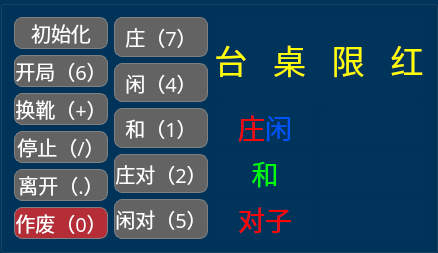
       <widget class="QGroupBox" name="groupBox">
        <property name="styleSheet">
         <string notr="true">background-color: rgb(0, 52, 91);</string>
        </property>
        <property name="title">
         <string/>
        </property>
        <layout class="QHBoxLayout" name="horizontalLayout_2" stretch="6,1,1,1">
         <item>
          <layout class="QGridLayout" name="gridLayout_2">
           <property name="spacing">
            <number>2</number>
           </property>
          </layout>
         </item>
         <item>
          <layout class="QVBoxLayout" name="verticalLayout_2">
           <item>
            <widget class="QPushButton" name="pu_init">
             <property name="enabled">
              <bool>false</bool>
             </property>
             <property name="maximumSize">
              <size>
               <width>119</width>
               <height>50</height>
              </size>
             </property>
             <property name="font">
              <font>
               <family>方正粗黑宋简体</family>
               <pointsize>15</pointsize>
              </font>
             </property>
             <property name="acceptDrops">
              <bool>true</bool>
             </property>
             <property name="styleSheet">
              <string notr="true">QPushButton{color: rgb(255, 255, 255);background:rgb(180, 45, 55);border:1px solid grey; border-radius: 8px;}
QPushButton:hover{border-color:rgb(139,170,105)}
QPushButton:pressed{border-color:gray;background-color: rgb(114, 58, 62);}
QPushButton:disabled{border-color:gray;background-color: rgb(99, 99, 99);
}</string>
             </property>
             <property name="text">
              <string>初始化</string>
             </property>
            </widget>
           </item>
           <item>
            <widget class="QPushButton" name="pu_start">
             <property name="enabled">
              <bool>false</bool>
             </property>
             <property name="maximumSize">
              <size>
               <width>119</width>
               <height>50</height>
              </size>
             </property>
             <property name="font">
              <font>
               <family>方正粗黑宋简体</family>
               <pointsize>15</pointsize>
              </font>
             </property>
             <property name="acceptDrops">
              <bool>true</bool>
             </property>
             <property name="styleSheet">
              <string notr="true">QPushButton{color: rgb(255, 255, 255);background:rgb(180, 45, 55);border:1px solid grey; border-radius: 8px;}
QPushButton:hover{border-color:rgb(139,170,105)}
QPushButton:pressed{border-color:gray;background-color: rgb(114, 58, 62);}
QPushButton:disabled{border-color:gray;background-color: rgb(99, 99, 99);
}</string>
             </property>
             <property name="text">
              <string>开局（6）</string>
             </property>
            </widget>
           </item>
           <item>
            <widget class="QPushButton" name="pu_changeXue">
             <property name="enabled">
              <bool>false</bool>
             </property>
             <property name="maximumSize">
              <size>
               <width>119</width>
               <height>50</height>
              </size>
             </property>
             <property name="font">
              <font>
               <family>方正粗黑宋简体</family>
               <pointsize>15</pointsize>
              </font>
             </property>
             <property name="styleSheet">
              <string notr="true">QPushButton{color: rgb(255, 255, 255);background:rgb(180, 45, 55);border:1px solid grey; border-radius: 8px;}
QPushButton:hover{border-color:rgb(139,170,105)}
QPushButton:pressed{border-color:gray;background-color: rgb(114, 58, 62);}
QPushButton:disabled{border-color:gray;background-color: rgb(99, 99, 99);
}</string>
             </property>
             <property name="text">
              <string>换靴（+）</string>
             </property>
            </widget>
           </item>
           <item>
            <widget class="QPushButton" name="pu_stop">
             <property name="enabled">
              <bool>false</bool>
             </property>
             <property name="maximumSize">
              <size>
               <width>119</width>
               <height>50</height>
              </size>
             </property>
             <property name="font">
              <font>
               <family>方正粗黑宋简体</family>
               <pointsize>15</pointsize>
              </font>
             </property>
             <property name="styleSheet">
              <string notr="true">QPushButton{color: rgb(255, 255, 255);background:rgb(180, 45, 55);border:1px solid grey; border-radius: 8px;}
QPushButton:hover{border-color:rgb(139,170,105)}
QPushButton:pressed{border-color:gray;background-color: rgb(114, 58, 62);}
QPushButton:disabled{border-color:gray;background-color: rgb(99, 99, 99);
}</string>
             </property>
             <property name="text">
              <string>停止（/）</string>
             </property>
            </widget>
           </item>
           <item>
            <widget class="QPushButton" name="pu_leave">
             <property name="enabled">
              <bool>false</bool>
             </property>
             <property name="maximumSize">
              <size>
               <width>119</width>
               <height>50</height>
              </size>
             </property>
             <property name="font">
              <font>
               <family>方正粗黑宋简体</family>
               <pointsize>15</pointsize>
              </font>
             </property>
             <property name="styleSheet">
              <string notr="true">QPushButton{color: rgb(255, 255, 255);background:rgb(180, 45, 55);border:1px solid grey; border-radius: 8px;}
QPushButton:hover{border-color:rgb(139,170,105)}
QPushButton:pressed{border-color:gray;background-color: rgb(114, 58, 62);}
QPushButton:disabled{border-color:gray;background-color: rgb(99, 99, 99);
}</string>
             </property>
             <property name="text">
              <string>离开（.）</string>
             </property>
            </widget>
           </item>
           <item>
            <widget class="QPushButton" name="pu_useless">
             <property name="enabled">
              <bool>true</bool>
             </property>
             <property name="maximumSize">
              <size>
               <width>119</width>
               <height>50</height>
              </size>
             </property>
             <property name="font">
              <font>
               <family>方正粗黑宋简体</family>
               <pointsize>15</pointsize>
              </font>
             </property>
             <property name="styleSheet">
              <string notr="true">QPushButton{color: rgb(255, 255, 255);background:rgb(180, 45, 55);border:1px solid grey; border-radius: 8px;}
QPushButton:hover{border-color:rgb(139,170,105)}
QPushButton:pressed{border-color:gray;background-color: rgb(114, 58, 62);}
QPushButton:disabled{border-color:gray;background-color: rgb(99, 99, 99);
}</string>
             </property>
             <property name="text">
              <string>作废（0）</string>
             </property>
            </widget>
           </item>
          </layout>
         </item>
         <item>
          <layout class="QVBoxLayout" name="verticalLayout_3">
           <item>
            <widget class="QPushButton" name="pu_zhuang">
             <property name="enabled">
              <bool>false</bool>
             </property>
             <property name="maximumSize">
              <size>
               <width>119</width>
               <height>50</height>
              </size>
             </property>
             <property name="font">
              <font>
               <family>方正粗黑宋简体</family>
               <pointsize>15</pointsize>
              </font>
             </property>
             <property name="styleSheet">
              <string notr="true">QPushButton{color: rgb(255, 255, 255);background:rgb(180, 45, 55);border:1px solid grey; border-radius: 8px;}
QPushButton:hover{border-color:rgb(139,170,105)}
QPushButton:pressed{border-color:gray;background-color: rgb(114, 58, 62);}
QPushButton:disabled{border-color:gray;background-color: rgb(99, 99, 99);
}</string>
             </property>
             <property name="text">
              <string>庄（7）</string>
             </property>
            </widget>
           </item>
           <item>
            <widget class="QPushButton" name="pu_xian">
             <property name="enabled">
              <bool>false</bool>
             </property>
             <property name="maximumSize">
              <size>
               <width>119</width>
               <height>50</height>
              </size>
             </property>
             <property name="palette">
              <palette>
               <active>
                <colorrole role="WindowText">
                 <brush brushstyle="SolidPattern">
                  <color alpha="255">
                   <red>255</red>
                   <green>255</green>
                   <blue>255</blue>
                  </color>
                 </brush>
                </colorrole>
                <colorrole role="Button">
                 <brush brushstyle="SolidPattern">
                  <color alpha="255">
                   <red>50</red>
                   <green>73</green>
                   <blue>138</blue>
                  </color>
                 </brush>
                </colorrole>
                <colorrole role="Text">
                 <brush brushstyle="SolidPattern">
                  <color alpha="255">
                   <red>255</red>
                   <green>255</green>
                   <blue>255</blue>
                  </color>
                 </brush>
                </colorrole>
                <colorrole role="ButtonText">
                 <brush brushstyle="SolidPattern">
                  <color alpha="255">
                   <red>255</red>
                   <green>255</green>
                   <blue>255</blue>
                  </color>
                 </brush>
                </colorrole>
                <colorrole role="Base">
                 <brush brushstyle="SolidPattern">
                  <color alpha="255">
                   <red>50</red>
                   <green>73</green>
                   <blue>138</blue>
                  </color>
                 </brush>
                </colorrole>
                <colorrole role="Window">
                 <brush brushstyle="SolidPattern">
                  <color alpha="255">
                   <red>50</red>
                   <green>73</green>
                   <blue>138</blue>
                  </color>
                 </brush>
                </colorrole>
                <colorrole role="PlaceholderText">
                 <brush brushstyle="NoBrush">
                  <color alpha="128">
                   <red>255</red>
                   <green>255</green>
                   <blue>255</blue>
                  </color>
                 </brush>
                </colorrole>
               </active>
               <inactive>
                <colorrole role="WindowText">
                 <brush brushstyle="SolidPattern">
                  <color alpha="255">
                   <red>255</red>
                   <green>255</green>
                   <blue>255</blue>
                  </color>
                 </brush>
                </colorrole>
                <colorrole role="Button">
                 <brush brushstyle="SolidPattern">
                  <color alpha="255">
                   <red>50</red>
                   <green>73</green>
                   <blue>138</blue>
                  </color>
                 </brush>
                </colorrole>
                <colorrole role="Text">
                 <brush brushstyle="SolidPattern">
                  <color alpha="255">
                   <red>255</red>
                   <green>255</green>
                   <blue>255</blue>
                  </color>
                 </brush>
                </colorrole>
                <colorrole role="ButtonText">
                 <brush brushstyle="SolidPattern">
                  <color alpha="255">
                   <red>255</red>
                   <green>255</green>
                   <blue>255</blue>
                  </color>
                 </brush>
                </colorrole>
                <colorrole role="Base">
                 <brush brushstyle="SolidPattern">
                  <color alpha="255">
                   <red>50</red>
                   <green>73</green>
                   <blue>138</blue>
                  </color>
                 </brush>
                </colorrole>
                <colorrole role="Window">
                 <brush brushstyle="SolidPattern">
                  <color alpha="255">
                   <red>50</red>
                   <green>73</green>
                   <blue>138</blue>
                  </color>
                 </brush>
                </colorrole>
                <colorrole role="PlaceholderText">
                 <brush brushstyle="NoBrush">
                  <color alpha="128">
                   <red>255</red>
                   <green>255</green>
                   <blue>255</blue>
                  </color>
                 </brush>
                </colorrole>
               </inactive>
               <disabled>
                <colorrole role="WindowText">
                 <brush brushstyle="SolidPattern">
                  <color alpha="255">
                   <red>255</red>
                   <green>255</green>
                   <blue>255</blue>
                  </color>
                 </brush>
                </colorrole>
                <colorrole role="Button">
                 <brush brushstyle="SolidPattern">
                  <color alpha="255">
                   <red>99</red>
                   <green>99</green>
                   <blue>99</blue>
                  </color>
                 </brush>
                </colorrole>
                <colorrole role="Text">
                 <brush brushstyle="SolidPattern">
                  <color alpha="255">
                   <red>255</red>
                   <green>255</green>
                   <blue>255</blue>
                  </color>
                 </brush>
                </colorrole>
                <colorrole role="ButtonText">
                 <brush brushstyle="SolidPattern">
                  <color alpha="255">
                   <red>255</red>
                   <green>255</green>
                   <blue>255</blue>
                  </color>
                 </brush>
                </colorrole>
                <colorrole role="Base">
                 <brush brushstyle="SolidPattern">
                  <color alpha="255">
                   <red>99</red>
                   <green>99</green>
                   <blue>99</blue>
                  </color>
                 </brush>
                </colorrole>
                <colorrole role="Window">
                 <brush brushstyle="SolidPattern">
                  <color alpha="255">
                   <red>99</red>
                   <green>99</green>
                   <blue>99</blue>
                  </color>
                 </brush>
                </colorrole>
                <colorrole role="PlaceholderText">
                 <brush brushstyle="NoBrush">
                  <color alpha="128">
                   <red>255</red>
                   <green>255</green>
                   <blue>255</blue>
                  </color>
                 </brush>
                </colorrole>
               </disabled>
              </palette>
             </property>
             <property name="font">
              <font>
               <family>方正粗黑宋简体</family>
               <pointsize>15</pointsize>
              </font>
             </property>
             <property name="styleSheet">
              <string notr="true">QPushButton{color: rgb(255, 255, 255);background:rgb(50, 73, 138);border:1px solid grey; border-radius: 8px;}
QPushButton:hover{border-color:rgb(139,170,105)}
QPushButton:pressed{border-color:gray;background-color:rgb(54, 65, 97);}
QPushButton:disabled{border-color:gray;background-color: rgb(99, 99, 99);
}</string>
             </property>
             <property name="text">
              <string>闲（4）</string>
             </property>
            </widget>
           </item>
           <item>
            <widget class="QPushButton" name="pu_same">
             <property name="enabled">
              <bool>false</bool>
             </property>
             <property name="maximumSize">
              <size>
               <width>119</width>
               <height>50</height>
              </size>
             </property>
             <property name="font">
              <font>
               <family>方正粗黑宋简体</family>
               <pointsize>15</pointsize>
              </font>
             </property>
             <property name="styleSheet">
              <string notr="true">QPushButton{color: rgb(255, 255, 255);background:rgb(60, 160, 74);border:1px solid grey; border-radius: 8px;}
QPushButton:hover{border-color:rgb(139,170,105)}
QPushButton:pressed{border-color:gray;background-color: rgb(39, 78, 55);}
QPushButton:disabled{border-color:gray;background-color: rgb(99, 99, 99);
}</string>
             </property>
             <property name="text">
              <string>和（1）</string>
             </property>
            </widget>
           </item>
           <item>
            <widget class="QPushButton" name="pu_zhuangdui">
             <property name="enabled">
              <bool>false</bool>
             </property>
             <property name="maximumSize">
              <size>
               <width>119</width>
               <height>50</height>
              </size>
             </property>
             <property name="font">
              <font>
               <family>方正粗黑宋简体</family>
               <pointsize>15</pointsize>
              </font>
             </property>
             <property name="styleSheet">
              <string notr="true">QPushButton{color: rgb(255, 255, 255);background:rgb(180, 45, 55);border:1px solid grey; border-radius: 8px;}
QPushButton:hover{border-color:rgb(139,170,105)}
QPushButton:pressed{border-color:gray;background-color: rgb(114, 58, 62);}
QPushButton:disabled{border-color:gray;background-color: rgb(99, 99, 99);
}</string>
             </property>
             <property name="text">
              <string>庄对（2）</string>
             </property>
            </widget>
           </item>
           <item>
            <widget class="QPushButton" name="pu_xiandui">
             <property name="enabled">
              <bool>false</bool>
             </property>
             <property name="maximumSize">
              <size>
               <width>119</width>
               <height>50</height>
              </size>
             </property>
             <property name="font">
              <font>
               <family>方正粗黑宋简体</family>
               <pointsize>15</pointsize>
              </font>
             </property>
             <property name="styleSheet">
              <string notr="true">QPushButton{color: rgb(255, 255, 255);background:rgb(50, 73, 138);border:1px solid grey; border-radius: 8px;}
QPushButton:hover{border-color:rgb(139,170,105)}
QPushButton:pressed{border-color:gray;background-color:rgb(54, 65, 97);}
QPushButton:disabled{border-color:gray;background-color: rgb(99, 99, 99);
}</string>
             </property>
             <property name="text">
              <string>闲对（5）</string>
             </property>
            </widget>
           </item>
          </layout>
         </item>
         <item>
          <layout class="QVBoxLayout" name="verticalLayout_6">
           <item>
            <widget class="QLabel" name="label_123">
             <property name="maximumSize">
              <size>
               <width>279</width>
               <height>100</height>
              </size>
             </property>
             <property name="font">
              <font>
               <family>方正粗黑宋简体</family>
               <pointsize>25</pointsize>
              </font>
             </property>
             <property name="styleSheet">
              <string notr="true">QLabel{color: rgb(255, 255, 0);solid grey; border-radius: 8px;}</string>
             </property>
             <property name="text">
              <string>台   桌   限   红</string>
             </property>
             <property name="alignment">
              <set>Qt::AlignCenter</set>
             </property>
            </widget>
           </item>
           <item>
            <layout class="QGridLayout" name="gridLayout">
             <item row="0" column="1">
              <widget class="QLabel" name="label_minLimit">
               <property name="font">
                <font>
                 <family>方正粗黑宋简体</family>
                 <pointsize>20</pointsize>
                </font>
               </property>
               <property name="styleSheet">
                <string notr="true">color: rgb(255, 255, 255);</string>
               </property>
               <property name="text">
                <string/>
               </property>
               <property name="alignment">
                <set>Qt::AlignCenter</set>
               </property>
              </widget>
             </item>
             <item row="0" column="0">
              <widget class="QLabel" name="label_122">
               <property name="font">
                <font>
                 <family>方正粗黑宋简体</family>
                 <pointsize>20</pointsize>
                </font>
               </property>
               <property name="styleSheet">
                <string notr="true">color: rgb(255, 255, 0);</string>
               </property>
               <property name="text">
                <string>&lt;html&gt;&lt;head/&gt;&lt;body&gt;&lt;p&gt;&lt;span style=&quot; color:#ff0000;&quot;&gt;庄&lt;/span&gt;&lt;span style=&quot; color:#0055ff;&quot;&gt;闲&lt;/span&gt;&lt;/p&gt;&lt;/body&gt;&lt;/html&gt;</string>
               </property>
               <property name="alignment">
                <set>Qt::AlignCenter</set>
               </property>
              </widget>
             </item>
             <item row="2" column="1">
              <widget class="QLabel" name="label_pairMinLimit">
               <property name="font">
                <font>
                 <family>方正粗黑宋简体</family>
                 <pointsize>20</pointsize>
                </font>
               </property>
               <property name="styleSheet">
                <string notr="true">color: rgb(255, 255, 255);</string>
               </property>
               <property name="text">
                <string/>
               </property>
               <property name="alignment">
                <set>Qt::AlignCenter</set>
               </property>
              </widget>
             </item>
             <item row="2" column="0">
              <widget class="QLabel" name="label_129">
               <property name="font">
                <font>
                 <family>方正粗黑宋简体</family>
                 <pointsize>20</pointsize>
                </font>
               </property>
               <property name="styleSheet">
                <string notr="true">color: rgb(255, 255, 127);</string>
               </property>
               <property name="text">
                <string>&lt;html&gt;&lt;head/&gt;&lt;body&gt;&lt;p&gt;&lt;span style=&quot; color:#ff0000;&quot;&gt;对子&lt;/span&gt;&lt;/p&gt;&lt;/body&gt;&lt;/html&gt;</string>
               </property>
               <property name="alignment">
                <set>Qt::AlignCenter</set>
               </property>
              </widget>
             </item>
             <item row="1" column="0">
              <widget class="QLabel" name="label_128">
               <property name="font">
                <font>
                 <family>方正粗黑宋简体</family>
                 <pointsize>20</pointsize>
                </font>
               </property>
               <property name="styleSheet">
                <string notr="true">color: rgb(0, 255, 0);</string>
               </property>
               <property name="text">
                <string>和</string>
               </property>
               <property name="alignment">
                <set>Qt::AlignCenter</set>
               </property>
              </widget>
             </item>
             <item row="1" column="1">
              <widget class="QLabel" name="label_tieMinLimit">
               <property name="font">
                <font>
                 <family>方正粗黑宋简体</family>
                 <pointsize>20</pointsize>
                </font>
               </property>
               <property name="styleSheet">
                <string notr="true">color: rgb(255, 255, 255);</string>
               </property>
               <property name="text">
                <string/>
               </property>
               <property name="alignment">
                <set>Qt::AlignCenter</set>
               </property>
              </widget>
             </item>
            </layout>
           </item>
          </layout>
         </item>
        </layout>
       </widget>
